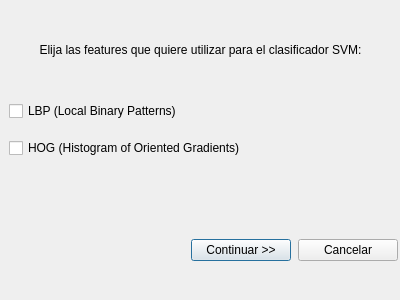
<?xml version="1.0" encoding="UTF-8"?>
<ui version="4.0">
 <class>Dialog</class>
 <widget class="QDialog" name="Dialog">
  <property name="geometry">
   <rect>
    <x>0</x>
    <y>0</y>
    <width>400</width>
    <height>300</height>
   </rect>
  </property>
  <property name="windowTitle">
   <string>Dialog</string>
  </property>
  <property name="windowIcon">
   <iconset>
    <normaloff>imgs/ral_icon.jpg</normaloff>imgs/ral_icon.jpg</iconset>
  </property>
  <widget class="QLabel" name="div_label">
   <property name="geometry">
    <rect>
     <x>0</x>
     <y>40</y>
     <width>401</width>
     <height>20</height>
    </rect>
   </property>
   <property name="text">
    <string>Elija las features que quiere utilizar para el clasificador SVM:</string>
   </property>
   <property name="alignment">
    <set>Qt::AlignCenter</set>
   </property>
  </widget>
  <widget class="QWidget" name="verticalLayoutWidget">
   <property name="geometry">
    <rect>
     <x>9</x>
     <y>90</y>
     <width>391</width>
     <height>80</height>
    </rect>
   </property>
   <layout class="QVBoxLayout" name="verticalLayout">
    <item>
     <widget class="QCheckBox" name="lbp_box">
      <property name="text">
       <string>LBP (Local Binary Patterns)</string>
      </property>
     </widget>
    </item>
    <item>
     <widget class="QCheckBox" name="hog_box">
      <property name="text">
       <string>HOG (Histogram of Oriented Gradients)</string>
      </property>
     </widget>
    </item>
   </layout>
  </widget>
  <widget class="QWidget" name="horizontalLayoutWidget_3">
   <property name="geometry">
    <rect>
     <x>190</x>
     <y>210</y>
     <width>211</width>
     <height>80</height>
    </rect>
   </property>
   <layout class="QHBoxLayout" name="horizontalLayout_3">
    <item>
     <widget class="QPushButton" name="svmfeats_next">
      <property name="maximumSize">
       <size>
        <width>100</width>
        <height>16777215</height>
       </size>
      </property>
      <property name="text">
       <string>Continuar &gt;&gt;</string>
      </property>
     </widget>
    </item>
    <item>
     <widget class="QPushButton" name="svmfeats_cancel">
      <property name="maximumSize">
       <size>
        <width>100</width>
        <height>16777215</height>
       </size>
      </property>
      <property name="layoutDirection">
       <enum>Qt::LeftToRight</enum>
      </property>
      <property name="text">
       <string>Cancelar</string>
      </property>
     </widget>
    </item>
   </layout>
  </widget>
 </widget>
 <resources/>
 <connections/>
</ui>
